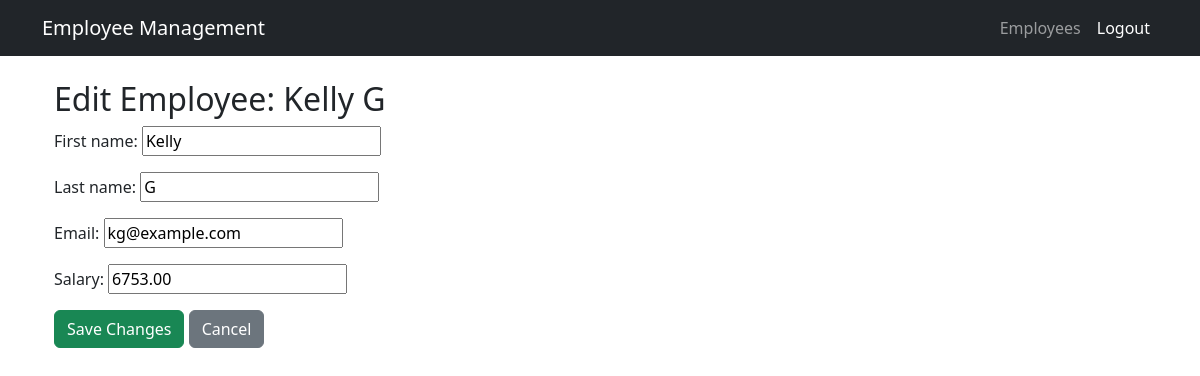
Screenshot of /edit/4/ (signed in) with the database file from the repository.
### myapp/models.py (models this page shows, shortened)
class Employee(models.Model):
    first_name = models.CharField(max_length=100)
    last_name = models.CharField(max_length=100)
    email = models.EmailField(unique=True)
    salary = models.DecimalField(max_digits=10, decimal_places=2)
    joined_date = models.DateField(auto_now_add=True)

### myapp/views.py (the view)
# urls.py: path("edit/<int:pk>/", edit_employee, name="edit-employee"),
@login_required
def edit_employee(request, pk):
    employee = get_object_or_404(Employee, pk=pk)
    if request.method == "POST":
        form = EmployeeForm(request.POST, instance=employee)
        if form.is_valid():
            form.save()
            return redirect("employee-list")
    else:
        form = EmployeeForm(instance=employee)
    return render(request, "myapp/edit_employee.html", {"form": form, "employee": employee})

### myapp/forms.py
class EmployeeForm(forms.ModelForm):
    class Meta:
        model = Employee
        fields = ['first_name', 'last_name', 'email', 'salary']

### myapp/templates/myapp/edit_employee.html (shortened to what this page needs)
{% extends 'myapp/base.html' %}
{% block content %}
<div class="container">
    <h2>Edit Employee: {{ employee.first_name }} {{ employee.last_name }}</h2>
    <form method="POST">
        {{ form.as_p }}
        <button type="submit" class="btn btn-success">Save Changes</button>
        <a href="{% url 'employee-list' %}" class="btn btn-secondary">Cancel</a>
    </form>
</div>
{% endblock %}

### rows the page displays
Employee: first_name "Kelly", last_name "G", email "kg@example.com", salary "6753.00"
